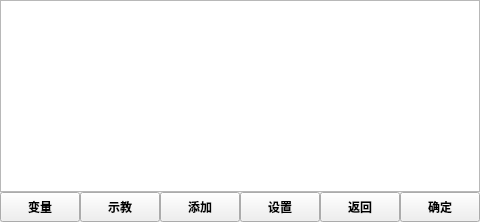
           <widget class="QWidget" name="page_program_instruction_set">
            <property name="font">
             <font>
              <weight>75</weight>
              <bold>true</bold>
             </font>
            </property>
            <layout class="QGridLayout" name="gridLayout_10">
             <property name="leftMargin">
              <number>0</number>
             </property>
             <property name="topMargin">
              <number>0</number>
             </property>
             <property name="rightMargin">
              <number>0</number>
             </property>
             <property name="bottomMargin">
              <number>0</number>
             </property>
             <item row="0" column="0">
              <layout class="QGridLayout" name="gridLayout_5">
               <property name="spacing">
                <number>0</number>
               </property>
               <item row="0" column="0" colspan="6">
                <widget class="QTreeView" name="treeView_instruction_set"/>
               </item>
               <item row="1" column="0">
                <widget class="QPushButton" name="btn_instruction_variable">
                 <property name="minimumSize">
                  <size>
                   <width>0</width>
                   <height>30</height>
                  </size>
                 </property>
                 <property name="text">
                  <string>变量</string>
                 </property>
                </widget>
               </item>
               <item row="1" column="1">
                <widget class="QPushButton" name="btn_instruction_shijiao">
                 <property name="minimumSize">
                  <size>
                   <width>0</width>
                   <height>30</height>
                  </size>
                 </property>
                 <property name="text">
                  <string>示教</string>
                 </property>
                </widget>
               </item>
               <item row="1" column="2">
                <widget class="QPushButton" name="btn_instruction_add">
                 <property name="minimumSize">
                  <size>
                   <width>0</width>
                   <height>30</height>
                  </size>
                 </property>
                 <property name="text">
                  <string>添加</string>
                 </property>
                </widget>
               </item>
               <item row="1" column="3">
                <widget class="QPushButton" name="btn_instruction_set">
                 <property name="minimumSize">
                  <size>
                   <width>0</width>
                   <height>30</height>
                  </size>
                 </property>
                 <property name="text">
                  <string>设置</string>
                 </property>
                </widget>
               </item>
               <item row="1" column="4">
                <widget class="QPushButton" name="btn_instruction_back_2">
                 <property name="minimumSize">
                  <size>
                   <width>0</width>
                   <height>30</height>
                  </size>
                 </property>
                 <property name="text">
                  <string>返回</string>
                 </property>
                </widget>
               </item>
               <item row="1" column="5">
                <widget class="QPushButton" name="btn_instruction_confirm_2">
                 <property name="minimumSize">
                  <size>
                   <width>0</width>
                   <height>30</height>
                  </size>
                 </property>
                 <property name="text">
                  <string>确定</string>
                 </property>
                </widget>
               </item>
              </layout>
             </item>
            </layout>
           </widget>
